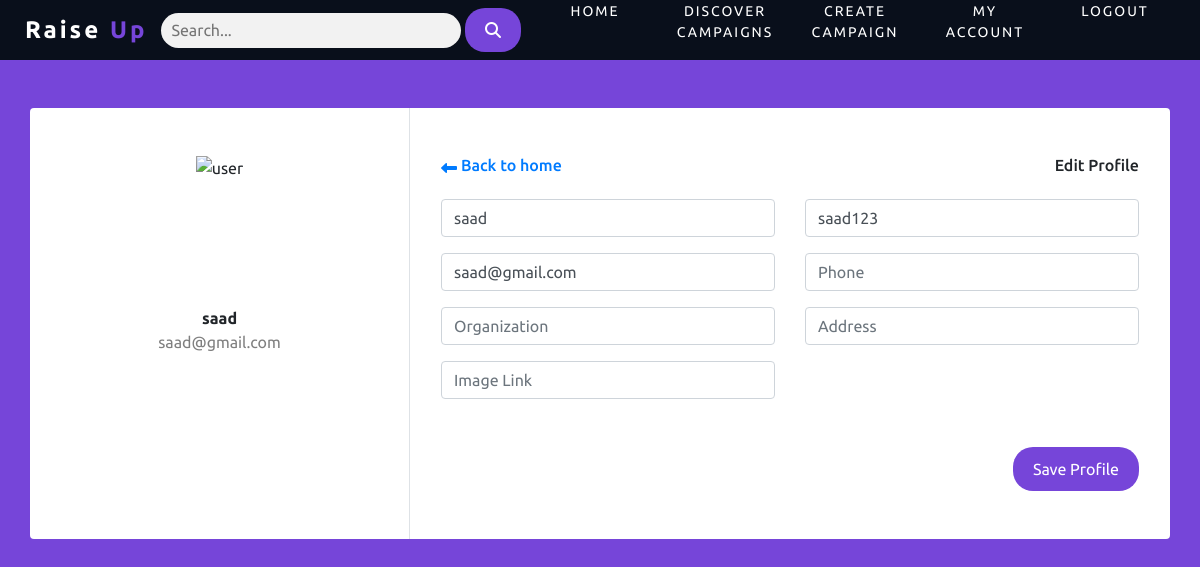
Screenshot of /updateprofile.php (signed in) with the database file from the repository.
### tables this page shows
CREATE TABLE `user_info` (
  `id` int(11) NOT NULL,
  `name` varchar(50) NOT NULL,
  `username` varchar(25) NOT NULL,
  `email` varchar(50) NOT NULL,
  `password` varchar(20) NOT NULL,
  `roleID` int(1) NOT NULL,
  `organization` varchar(50) DEFAULT NULL,
  `address` varchar(200) DEFAULT NULL,
  `phone` bigint(15) DEFAULT NULL,
  `image` varchar(255) DEFAULT NULL
);

### updateprofile.php (the view, shortened to what this page needs)
<?php
	require 'config.php';
  	$id = $_SESSION['id'];
  	$sql = "SELECT * FROM user_info WHERE id = '$id'";
  	$result = mysqli_query($conn, $sql);
  	$user = mysqli_fetch_assoc($result);
?>
<!DOCTYPE html>
<html>
<head>
      <link rel="stylesheet" href="https://stackpath.bootstrapcdn.com/bootstrap/4.4.1/css/bootstrap.min.css">
        <link rel="stylesheet" href="https://stackpath.bootstrapcdn.com/bootstrap/4.4.1/js/bootstrap.bundle.min.js">
      <link rel="stylesheet" href="https://cdnjs.cloudflare.com/ajax/libs/jquery/3.2.1/jquery.min.js">
      <link rel="stylesheet" href="https://cdnjs.cloudflare.com/ajax/libs/font-awesome/4.7.0/css/font-awesome.min.css">
</head>
<body>
<?php include('header-footer/headeruser.php'); ?>
	<div class="container rounded bg-white mt-5">
        <div class="row">
            <div class="col-md-4 border-right">
                <div class="d-flex flex-column align-items-center text-center p-3 py-5"><img src="<?php  echo htmlspecialchars($user['image']); ?>" alt="user" height="150"><span class="font-weight-bold"><?php  echo htmlspecialchars($user['name']); ?></span><span class="text-black-50"><?php  echo htmlspecialchars($user['email']); ?></span></div>
            </div>
            <div class="col-md-8">
                <form class = "form" method="POST" action="<?php echo $_SERVER['PHP_SELF']; ?>">
                <div class="p-3 py-5">
                    <div class="d-flex justify-content-between align-items-center mb-3">
                        <a href="homepage.php" class="d-flex flex-row align-items-center back">
                            <i class="fa fa-long-arrow-left mr-1 mb-1"></i>
                            <h6>Back to home</h6>
                        </a>
                        <h6 class="text-right">Edit Profile</h6>
                    </div>
                    <div class="row mt-2">
                        <div class="col-md-6"><input type="text" class="form-control" id="name" name = "name" placeholder="Full Name" value="<?php  echo htmlspecialchars($user['name']); ?>"></div>
                        <div class="col-md-6"><input type="text" class="form-control" id="username" name = "username" placeholder="Username" value="<?php  echo htmlspecialchars($user['username']); ?>"></div>
                    </div>
                    <div class="row mt-3">
                        <div class="col-md-6"><input type="text" class="form-control" id="email" name = "email" placeholder="Email" value="<?php  echo htmlspecialchars($user['email']); ?>"></div>
                        <div class="col-md-6"><input type="number" class="form-control" id="phone" name = "phone" placeholder="Phone" value="<?php  echo htmlspecialchars($user['phone']); ?>"></div>
                    </div>
                    <div class="row mt-3">
                        <div class="col-md-6"><input type="text" class="form-control" id="organization" name = "organization"placeholder="Organization" value="<?php  echo htmlspecialchars($user['organization']); ?>"></div>
                        <div class="col-md-6"><input type="text" class="form-control" id="address" name = "address" placeholder="Address" value="<?php  echo htmlspecialchars($user['address']); ?>"></div>
                    </div>
                    <div class="row mt-3">
                        <div class="col-md-6"><input type="text" class="form-control" id="image" name = "image"placeholder="Image Link" value="<?php  echo htmlspecialchars($user['image']); ?>"></div>
                    </div>
                    <div class="mt-5 text-right"><button class="btn btn-primary profile-button" type='submit' name="updateprofile">Save Profile</button></div>
                </div>
                                    </form>
            </div>
        </div>
    </div>
</body>
</html>

### updateprofile.php (style rules this page uses)
body { background: #7645d9; }
.profile-button { background: #7645d9; box-shadow: none; border: none; }

### header-footer/headeruser.php (style rules this page uses)
* { margin: 0; padding: 0; font-family: 'Ubuntu', sans-serif; text-decoration: none; box-sizing: border-box; list-style: none; }
button[type=submit] { background-color: #7645d9; color: white; padding: 10px 20px; border: none; border-radius: 20px; cursor: pointer; transition: background-color 0.4s ease-in-out; }

### rows the page displays
user_info: name "saad", email "saad@gmail.com", username "saad123"
